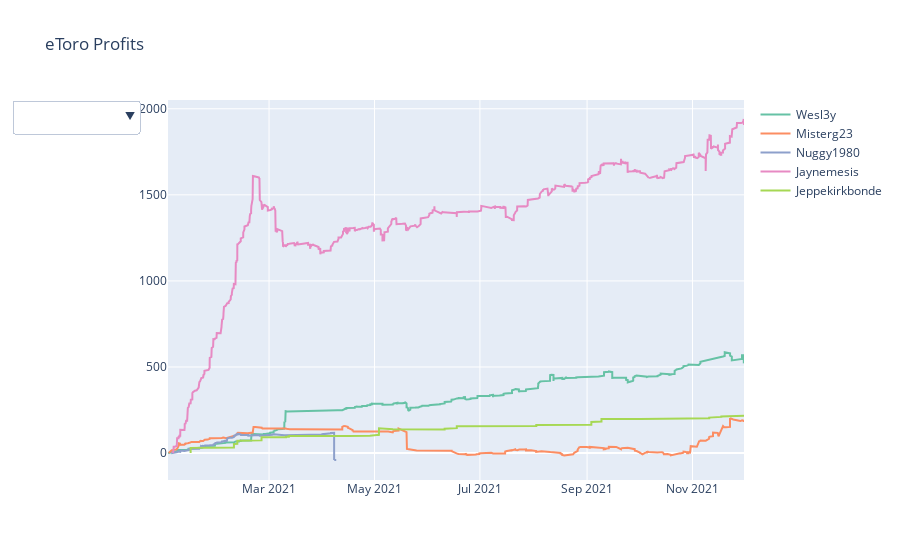

The notebook cell this image was saved under:
### Code cell
plot_tools.plot_profit(df_closed_positions, period = 10, colname="Profit Euro")

### Figure 1 — Plotly figure (JSON) as saved in the notebook; plotly's stock layout.template omitted (floating-point values rounded to 4 significant figures; data arrays with more than 128 entries replaced by an {"elided": "..."} marker saying what was removed)
{"data": [{"line": {"color": "#66c2a5"}, "name": "Wesl3y", "type": "scatter", "x": {"elided": "1125 str values"}, "y": {"elided": "1125 float values"}}, {"line": {"color": "#66c2a5", "dash": "dash"}, "name": "Wesl3y Average", "type": "scatter", "visible": false, "x": {"elided": "1125 str values"}, "y": {"elided": "1125 float values"}}, {"line": {"color": "#8f9996"}, "name": "Wesl3y Fit", "type": "scatter", "visible": false, "x": {"elided": "1125 str values"}, "y": {"elided": "1125 float values"}}, {"line": {"color": "#fc8d62"}, "name": "Misterg23", "type": "scatter", "x": {"elided": "457 str values"}, "y": {"elided": "457 float values"}}, {"line": {"color": "#fc8d62", "dash": "dash"}, "name": "Misterg23 Average", "type": "scatter", "visible": false, "x": {"elided": "457 str values"}, "y": {"elided": "457 float values"}}, {"line": {"color": "#b7aca7"}, "name": "Misterg23 Fit", "type": "scatter", "visible": false, "x": {"elided": "457 str values"}, "y": {"elided": "457 float values"}}, {"line": {"color": "#8da0cb"}, "name": "Nuggy1980", "type": "scatter", "x": {"elided": "468 str values"}, "y": {"elided": "468 float values"}}, {"line": {"color": "#8da0cb", "dash": "dash"}, "name": "Nuggy1980 Average", "type": "scatter", "visible": false, "x": {"elided": "468 str values"}, "y": {"elided": "468 float values"}}, {"line": {"color": "#a9abaf"}, "name": "Nuggy1980 Fit", "type": "scatter", "visible": false, "x": {"elided": "468 str values"}, "y": {"elided": "468 float values"}}, {"line": {"color": "#e78ac3"}, "name": "Jaynemesis", "type": "scatter", "x": {"elided": "1435 str values"}, "y": {"elided": "1435 float values"}}, {"line": {"color": "#e78ac3", "dash": "dash"}, "name": "Jaynemesis Average", "type": "scatter", "visible": false, "x": {"elided": "1435 str values"}, "y": {"elided": "1435 float values"}}, {"line": {"color": "#bdb4ba"}, "name": "Jaynemesis Fit", "type": "scatter", "visible": false, "x": {"elided": "1435 str values"}, "y": {"elided": "1435 float values"}}, {"line": {"color": "#a6d854"}, "name": "Jeppekirkbonde", "type": "scatter", "x": {"elided": "155 str values"}, "y": {"elided": "155 float values"}}, {"line": {"color": "#a6d854", "dash": "dash"}, "name": "Jeppekirkbonde Average", "type": "scatter", "visible": false, "x": {"elided": "155 str values"}, "y": {"elided": "155 float values"}}, {"line": {"color": "#989d8f"}, "name": "Jeppekirkbonde Fit", "type": "scatter", "visible": false, "x": {"elided": "155 str values"}, "y": {"elided": "155 float values"}}, {"line": {"color": "#66c2a5"}, "name": "Total", "type": "scatter", "visible": false, "x": {"elided": "3640 str values"}, "y": {"elided": "3640 float values"}}, {"line": {"color": "#989d8f"}, "name": "Total Fit", "type": "scatter", "visible": false, "x": {"elided": "3640 str values"}, "y": {"elided": "3640 float values"}}], "layout": {"title": {"text": "eToro Profits"}, "updatemenus": [{"active": 17, "buttons": [{"args": [{"visible": [true, true, true, false, false, false, false, false, false, false, false, false, false, false, false, false, false]}, {"annotations": [{"ax": 0, "ay": -40, "text": "Average:<br> 256.996", "x": "2021-01-01T12:41:29", "xref": "x", "y": 257.0, "yref": "y"}, {"ax": 0, "ay": -40, "text": "Max:<br> 585.551", "x": "2021-11-19T15:31:37", "xref": "x", "y": 585.6, "yref": "y"}], "title": "Wesl3y"}], "label": "Wesl3y", "method": "update"}, {"args": [{"visible": [false, false, false, true, true, true, false, false, false, false, false, false, false, false, false, false, false]}, {"annotations": [{"ax": 0, "ay": -40, "text": "Average:<br> 65.016", "x": "2021-01-01T23:13:41", "xref": "x", "y": 65.02, "yref": "y"}, {"ax": 0, "ay": -40, "text": "Max:<br> 204.452", "x": "2021-11-22T16:55:49", "xref": "x", "y": 204.5, "yref": "y"}], "title": "Misterg23"}], "label": "Misterg23", "method": "update"}, {"args": [{"visible": [false, false, false, false, false, false, true, true, true, false, false, false, false, false, false, false, false]}, {"annotations": [{"ax": 0, "ay": -40, "text": "Average:<br> 55.701", "x": "2021-01-03T09:07:19", "xref": "x", "y": 55.7, "yref": "y"}, {"ax": 0, "ay": -40, "text": "Max:<br> 117.670", "x": "2021-04-07T15:37:01", "xref": "x", "y": 117.7, "yref": "y"}], "title": "Nuggy1980"}], "label": "Nuggy1980", "method": "update"}, {"args": [{"visible": [false, false, false, false, false, false, false, false, false, true, true, true, false, false, false, false, false]}, {"annotations": [{"ax": 0, "ay": -40, "text": "Average:<br> 1181.603", "x": "2021-01-04T03:08:55", "xref": "x", "y": 1182.0, "yref": "y"}, {"ax": 0, "ay": -40, "text": "Max:<br> 1940.530", "x": "2021-11-30T14:44:59", "xref": "x", "y": 1941.0, "yref": "y"}], "title": "Jaynemesis"}], "label": "Jaynemesis", "method": "update"}, {"args": [{"visible": [false, false, false, false, false, false, false, false, false, false, false, false, true, true, true, false, false]}, {"annotations": [{"ax": 0, "ay": -40, "text": "Average:<br> 128.035", "x": "2021-01-14T14:53:58", "xref": "x", "y": 128.0, "yref": "y"}, {"ax": 0, "ay": -40, "text": "Max:<br> 221.822", "x": "2021-11-30T19:06:56", "xref": "x", "y": 221.8, "yref": "y"}], "title": "Jeppekirkbonde"}], "label": "Jeppekirkbonde", "method": "update"}, {"args": [{"visible": [true, false, false, true, false, false, true, false, false, true, false, false, true, false, false, false, false]}, {"annotations": null, "title": "All"}], "label": "All", "method": "update"}, {"args": [{"visible": [false, false, false, false, false, false, false, false, false, false, false, false, false, false, false, true, true]}, {"annotations": [{"showarrow": false, "text": "Total profit:<br> 2805.692"}], "title": "Total"}], "label": "Total", "method": "update"}]}]}}
